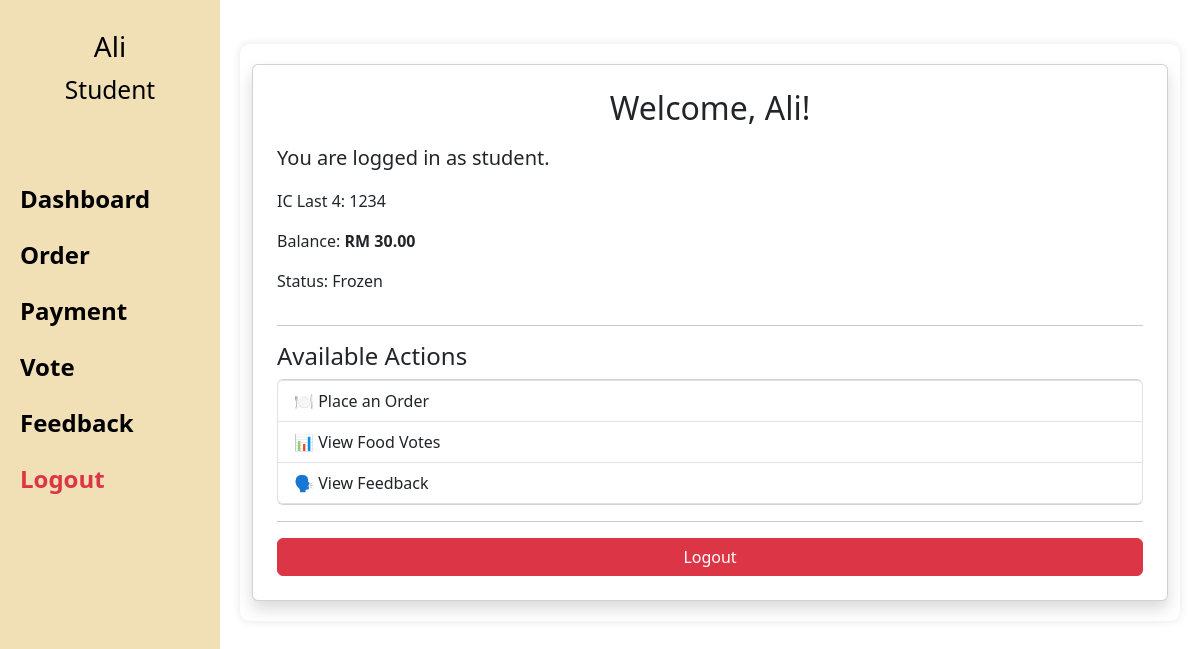
The app's page /student (signed in), older data.
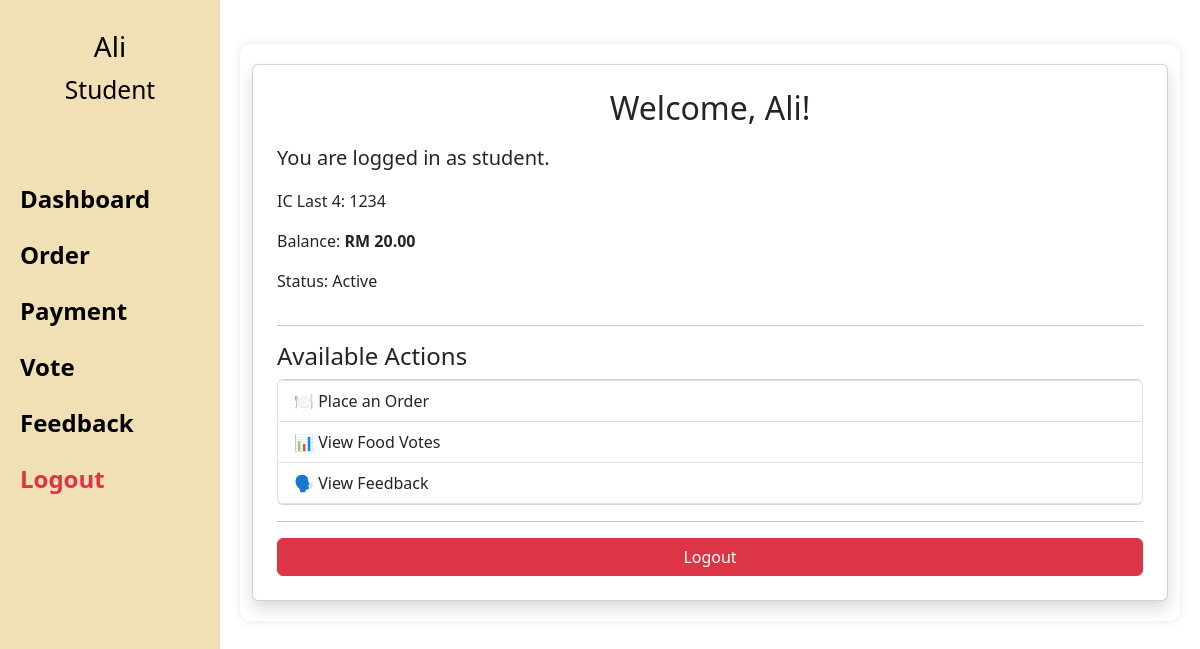
The same page, newer data.
### models.py (models this page shows)
class StudentInfo(db.Model, UserMixin):
    __tablename__ = 'student_info'
    id = db.Column(db.Integer, primary_key=True)
    name = db.Column(db.String(100))
    ic_last4 = db.Column(db.String(4), unique=True)
    pin = db.Column(db.String(4), nullable=False)  # PIN for login
    password = db.Column(db.String(10),)  # Password for admin login
    role = db.Column(db.String(10), default='student')  # 'admin' or 'student'
    balance = db.Column(db.Integer, default=0)
    frozen = db.Column(db.Boolean, default=False)

### app.py (the view)
@app.route('/student')
@login_required
def student_dashboard():
    if current_user.role == 'student':
        return render_template('dashboard.html', user=current_user)
    else:
        return redirect(url_for('home'))

### app.py (called while the page is built)
@app.before_request
def make_session_non_permanent():
    session.permanent = False

@login_manager.user_loader
def load_user(user_id):
    return StudentInfo.query.get(int(user_id))

@app.context_processor
def inject_user():
    return {'user': current_user}

### templates/dashboard.html (shortened to what this page needs)
{% extends "base.html" %}
{% block content %}
<div class="container mt-4">
  <div class="card shadow p-4">
    <h2 class="mb-3">Welcome, {{ user.name }}!</h2>
    <p class="lead">You are logged in as <strong>{{ user.role }}</strong>.</p>
    <p>IC Last 4: {{ user.ic_last4 }}</p>
    <p>Balance: <strong>RM {{ "%.2f"|format(user.balance) }}</strong></p>
    <p>Status: {{ 'Frozen' if user.frozen else 'Active' }}</p>
    <hr>
    <h4>Available Actions</h4>
    <div class="list-group">
      <a href="{{ url_for('order') }}" class="list-group-item list-group-item-action">🍽️ Place an Order</a>
      <a href="{{ url_for('vote') }}" class="list-group-item list-group-item-action">📊 View Food Votes</a>
      <a href="{{ url_for('feedback') }}" class="list-group-item list-group-item-action">🗣️ View Feedback</a>
    </div>
    <hr>
    <a href="{{ url_for('logout') }}" class="btn btn-danger">Logout</a>
  </div>
</div>
{% endblock %}

### templates/base.html (shortened to what this page needs)
<!DOCTYPE html>
<html lang="en" xml:lang="en">
<head>
  <link rel="stylesheet" href="/static/style.css" />
  <link rel="stylesheet" href="https://stackpath.bootstrapcdn.com/bootstrap/4.4.1/css/bootstrap.min.css"
 />
  <link rel="stylesheet" href="https://stackpath.bootstrapcdn.com/font-awesome/4.7.0/css/font-awesome.min.css"
 />
  <link rel="stylesheet" href="https://cdn.jsdelivr.net/npm/bootstrap@5.3.0/dist/css/bootstrap.min.css">
</head>
<body>
  {% if user.is_authenticated %}
    <div class="wrapper">
      <div class="sidenav" id="sidebar">
        <div class="user-info">
          {% if user.is_authenticated %}
            <h3>{{ user.name }}</h3>
            <h3><small>{{ user.role|capitalize }}</small></h3>
          {% endif %}
        </div>
        {% if user.is_authenticated %}
          {% if user.role == 'student' %}
              <br>
              <br>
              <a href="{{ url_for('student_dashboard') }}">Dashboard</a>
              <a href="{{ url_for('order') }}">Order</a>
              <a href="{{ url_for('payment') }}">Payment</a>
              <a href="{{ url_for('vote') }}">Vote</a>
              <a href="{{ url_for('feedback') }}">Feedback</a>
          {% endif %}
        <a href="{{ url_for('logout') }}" class="text-danger">Logout</a>
        {% endif %}
      </div>
    </div>
  {% endif %}
  <div class="main">
  {% block content %}{% endblock %}
</div>
</body>
</html>

Row changes from the older to the newer data that the page shows:
changed StudentInfo "Ali": balance "30.00" → "20.00"; frozen "Frozen" → "Active"
